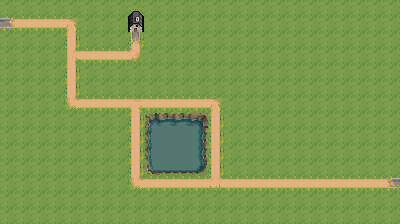

A 2D game scene composited from a Tiled map and its tileset images. What follows is a short description and the map's XML, with every tile layer's data as written:
An orthogonal 25x14 tile map with 16x16 px tiles, 2 tile layers (behind houses, main).

<map version="1.9" tiledversion="1.9.2" orientation="orthogonal" renderorder="right-down" width="25" height="14" tilewidth="16" tileheight="16" infinite="0" nextlayerid="3" nextobjectid="1">
 <tileset firstgid="1" source="levelSelector.tsx" />
 <layer id="2" name="behind houses" width="25" height="14">
  <data encoding="csv">
0,0,0,0,0,0,0,0,1,0,0,0,0,0,0,0,0,0,0,0,0,0,0,0,0,
0,0,0,0,0,0,0,0,0,0,0,0,0,0,0,0,0,0,0,0,0,0,0,0,0,
0,0,0,0,0,0,0,0,0,0,0,0,0,0,0,0,0,0,0,0,0,0,0,0,0,
0,0,0,0,0,0,0,0,0,0,0,0,0,0,0,0,0,0,0,0,0,0,0,0,0,
0,0,0,0,0,0,0,0,0,0,0,0,0,0,0,0,0,0,0,0,0,0,0,0,0,
0,0,0,0,0,0,0,0,0,0,0,0,0,0,0,0,0,0,0,0,0,0,0,0,0,
0,0,0,0,0,0,0,0,0,0,0,0,0,0,0,0,0,0,0,0,0,0,0,0,0,
0,0,0,0,0,0,0,0,0,0,0,0,0,0,0,0,0,0,0,0,0,0,0,0,0,
0,0,0,0,0,0,0,0,0,0,0,0,0,0,0,0,0,0,0,0,0,0,0,0,0,
0,0,0,0,0,0,0,0,0,0,0,0,0,0,0,0,0,0,0,0,0,0,0,0,0,
0,0,0,0,0,0,0,0,0,0,0,0,0,0,0,0,0,0,0,0,0,0,0,0,0,
0,0,0,0,0,0,0,0,0,0,0,0,0,0,0,0,0,0,0,0,0,0,0,0,0,
0,0,0,0,0,0,0,0,0,0,0,0,0,0,0,0,0,0,0,0,0,0,0,0,0,
0,0,0,0,0,0,0,0,0,0,0,0,0,0,0,0,0,0,0,0,0,0,0,0,0
</data>
 </layer>
 <layer id="1" name="main" width="25" height="14" offsetx="-0.0215648" offsety="0.00228485">
  <data encoding="csv">
1,1,1,1,1,1,1,1,230,1,1,1,1,1,1,1,1,1,1,1,1,1,1,1,1,
12,7,7,7,20,1,1,1,242,1,1,1,1,1,1,1,1,1,1,1,1,1,1,1,1,
1,1,1,1,29,1,1,1,45,1,1,1,1,1,1,1,1,1,1,1,1,1,1,1,1,
1,1,1,1,30,7,7,7,44,1,1,1,1,1,1,1,1,1,1,1,1,1,1,1,1,
1,1,1,1,29,1,1,1,1,1,1,1,1,1,1,1,1,1,1,1,1,1,1,1,1,
1,1,1,1,29,1,1,1,1,1,1,1,1,1,1,1,1,1,1,1,1,1,1,1,1,
1,1,1,1,42,7,7,7,19,7,7,7,7,20,1,1,1,1,1,1,1,1,1,1,1,
1,1,1,1,1,1,1,1,29,49,50,50,51,29,1,1,1,1,1,1,1,1,1,1,1,
1,1,1,1,1,1,1,1,29,61,62,62,63,29,1,1,1,1,1,1,1,1,1,1,1,
1,1,1,1,1,1,1,1,29,61,62,62,63,29,1,1,1,1,1,1,1,1,1,1,1,
1,1,1,1,1,1,1,1,29,73,74,74,75,29,1,1,1,1,1,1,1,1,1,1,1,
1,1,1,1,1,1,1,1,42,7,7,7,7,43,7,7,7,7,7,7,7,7,7,7,10,
1,1,1,1,1,1,1,1,1,1,1,1,1,1,1,1,1,1,1,1,1,1,1,1,1,
1,1,1,1,1,1,1,1,1,1,1,1,1,1,1,1,1,1,1,1,1,1,1,1,1
</data>
 </layer>
</map>
